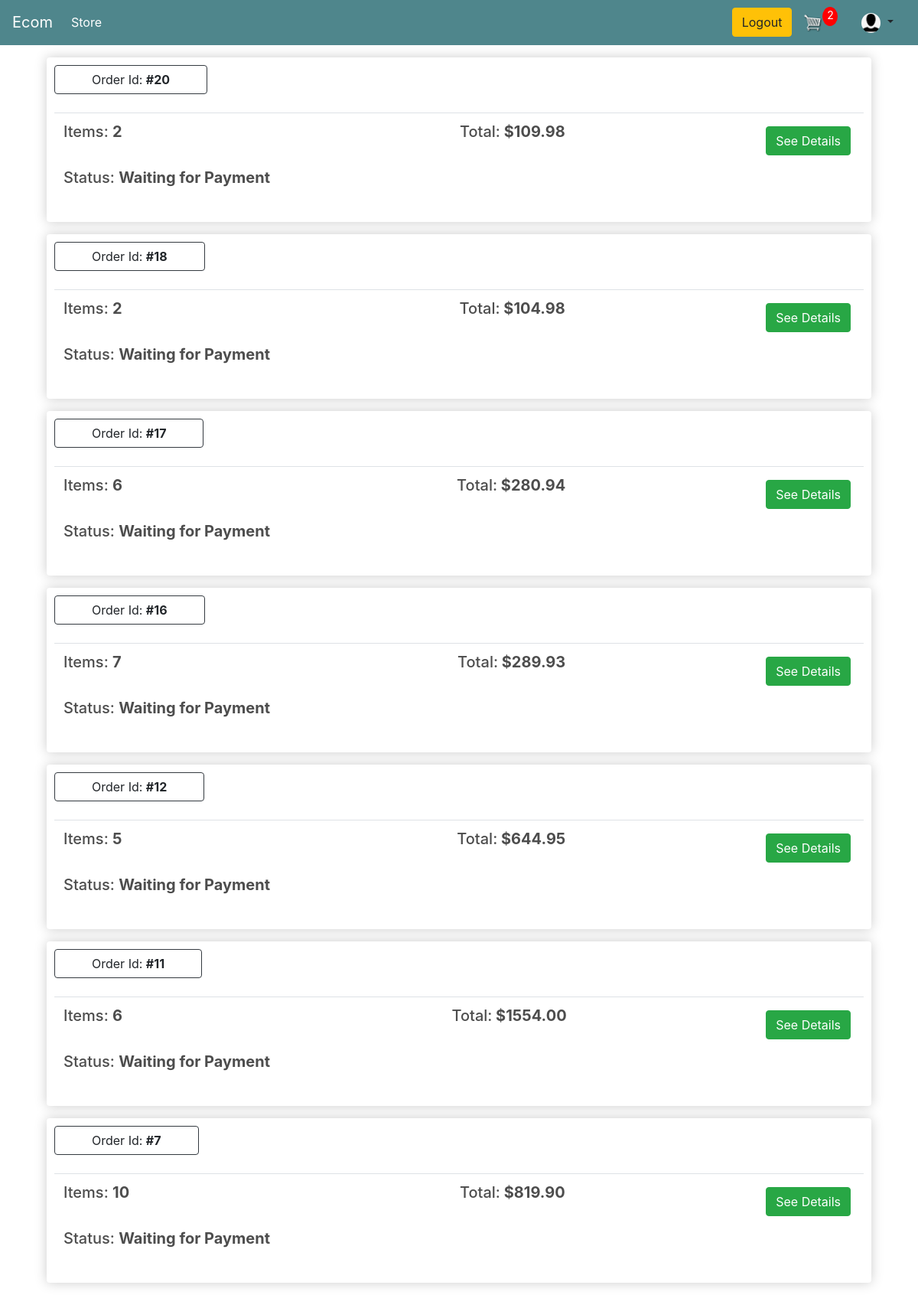
Before: /order-list/ (signed in) with the older database file.
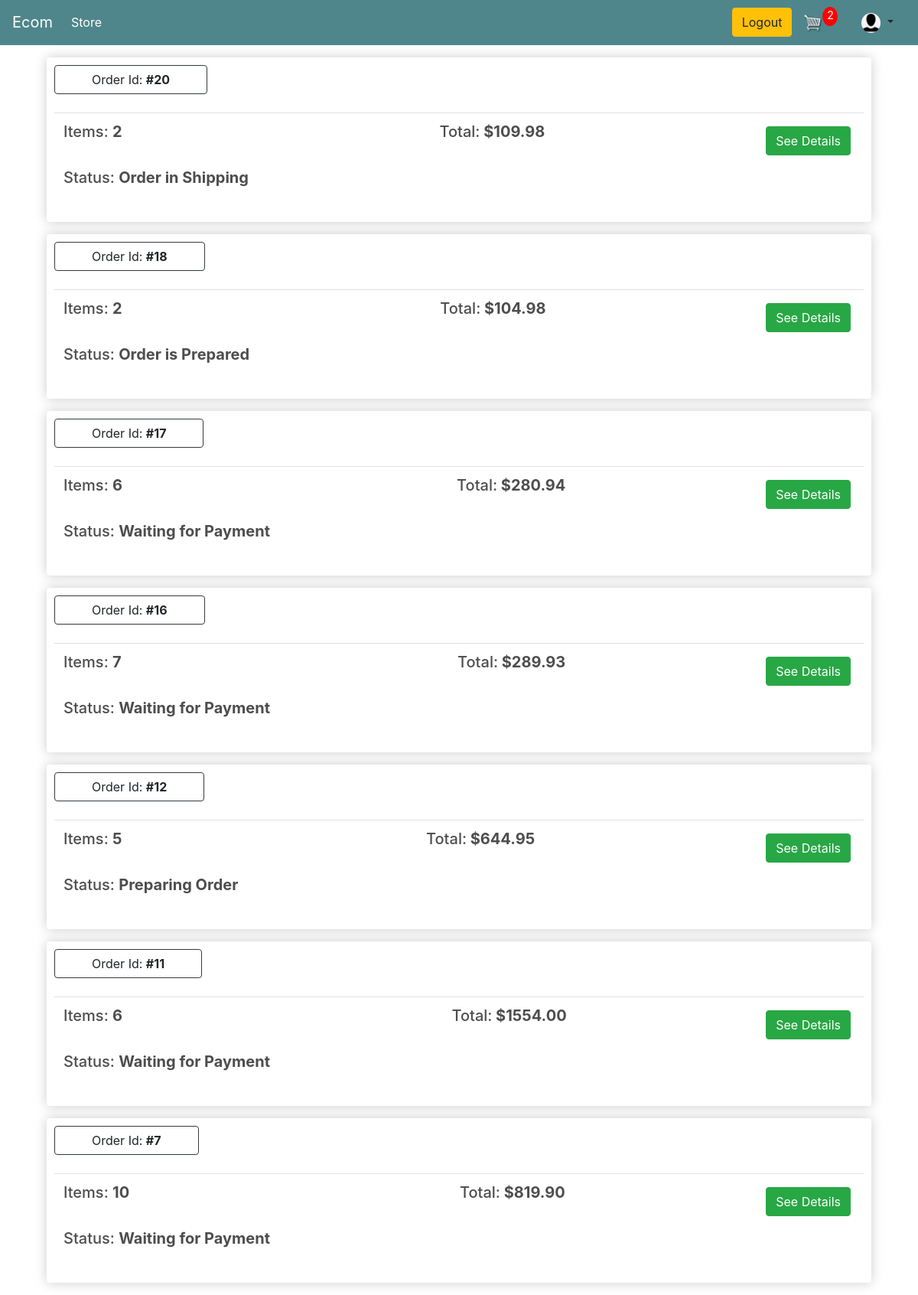
After: the same page with the newer database file.
### store/models.py (models this page shows, shortened)
class Order(models.Model):
    STATUS_CHOICES = (
        (0, 'Waiting for Payment'),
        (1, 'Preparing Order'),
        (2, 'Order is Prepared'),
        (3, 'Order in Shipping'),
        (4, 'Order is Delivered'),
        (5, 'Cancelled')
    )
    PAYMENT_OPTION_CHOICES = (
        ('Cash On Delivery', 'Cash On Delivery'),
        ('Bkash', 'Bkash'),
    )
    customer = models.ForeignKey(Customer, on_delete=models.SET_NULL, null=True, blank=True)
    order_status = models.IntegerField('Order Status', choices=STATUS_CHOICES, default=0)
    payment_option = models.CharField('Payment Options', choices=PAYMENT_OPTION_CHOICES, max_length=20, default='Cash On Delivery')
    created = models.DateTimeField('Created in', auto_now_add=True)
    modified = models.DateTimeField('Modified in', auto_now=True)
    transaction_id = models.CharField(max_length=100, null=True)
    class Meta:
        verbose_name = 'Order'
        ordering = ('-created',)
    def __str__(self) -> str:
        return f'Order #{self.pk}'
    @property
    def get_order_total(self):
        order_items = self.orderitem_set.all()
        total = sum([item.get_total for item in order_items])
        return total
    @property
    def get_number_of_items(self):
        order_items = self.orderitem_set.all()
        total = sum([item.quantity for item in order_items])
        return total

class OrderItem(models.Model):
    product = models.ForeignKey(Product, on_delete=models.SET_NULL, null=True, blank=True)
    order = models.ForeignKey(Order, on_delete=models.SET_NULL, null=True, blank=True)
    quantity = models.IntegerField(default=0, null=True, blank=True)
    date_added = models.DateTimeField(auto_now_add=True)
    @property
    def get_total(self):
        return self.quantity * self.product.price

class Product(models.Model):
    name = models.CharField(max_length=200, null=True)
    price = models.FloatField()
    discount_price = models.FloatField(default=0.0)
    digital = models.BooleanField(default=False, null=True, blank=True)
    image = models.ImageField(null=True, blank=True)
    order_limit = models.IntegerField(default=50)

### customers/views.py (the view)
# urls.py: path('order-list/', customer_views.orderList, name = 'order-list'),
@login_required
def orderList(request):
    cookieData = cartData(request = request)
    noOfCartItems = cookieData['noOfCartItems']
    orders = Order.objects.order_by('-id').filter(customer = request.user.customer)
    print('ORDERS: ', orders)
    context={ 'orders' : orders, 'noOfCartItems':  noOfCartItems}
    return render(request, 'customers/order-list.html', context)

### store/models.py (called while the page is built)
    @property
    def get_number_of_items(self):
        cart_items = self.cartitem_set.all()
        total = sum([item.quantity for item in cart_items])
        return total

### store/utils.py (called while the page is built)
def cartData(request):
    if request.user.is_authenticated:
        customer = request.user.customer
        cart, created = Cart.objects.get_or_create(customer = customer)
        items = cart.cartitem_set.all()
        noOfCartItems = cart.get_number_of_items
    else:
        cookieData = cookieCart(request = request)
        noOfCartItems = cookieData['noOfCartItems']
        cart = cookieData['cart']
        items = cookieData['items']
    return {
        'noOfCartItems': noOfCartItems,
        'cart': cart,
        'items': items
    }

### templates/customers/order-list.html (shortened to what this page needs)
{% extends 'store/main.html' %}
{% load static %}
{% block content %}
    {% if orders|length == 0 %}
        <h1 style="float:center;">No order history found!</h1>
    {% else %}
        {% for order in orders %}
            {% if order.get_number_of_items > 0 %}
                <div class="box-element m-3">
                    <a  class="btn btn-outline-dark pl-5 pr-5">Order Id: <strong>#{{order.id}}</strong></a>
                    <br>
                    <br>
                    <table class="table">
                        <tr>
                            <th><h5>Items: <strong>{{ order.get_number_of_items }} </strong></h5></th>
                            <th><h5>Total:<strong> ${{order.get_order_total|floatformat:2}} </strong></h5></th>
                            <th>
                                <a  style="float:right; margin:5px;" class="btn btn-success" href="{% url 'order-details' order.id %}">See Details</a>
                            </th>
                        </tr>
                        <td style="border:0; padding-top:0;">
                            <h5>Status: <strong> {{ order.get_order_status_display }} </strong></h5>
                        </td>
                    </table>
                </div>
            {% endif %}
        {% endfor %}
    {% endif %}
    <link rel="stylesheet" href="https://cdn.jsdelivr.net/npm/pixeden-stroke-7-icon@1.2.3/pe-icon-7-stroke/dist/pe-icon-7-stroke.min.css">
    <link href="https://cdn.jsdelivr.net/npm/bootstrap@4.4.1/dist/css/bootstrap.min.css" rel="stylesheet">
{% endblock content %}

Changed rows visible on the page:
changed Order id 20: order_status "Waiting for Payment" → "Order in Shipping"
changed Order id 18: order_status "Waiting for Payment" → "Order is Prepared"
changed Order id 12: order_status "Waiting for Payment" → "Preparing Order"
